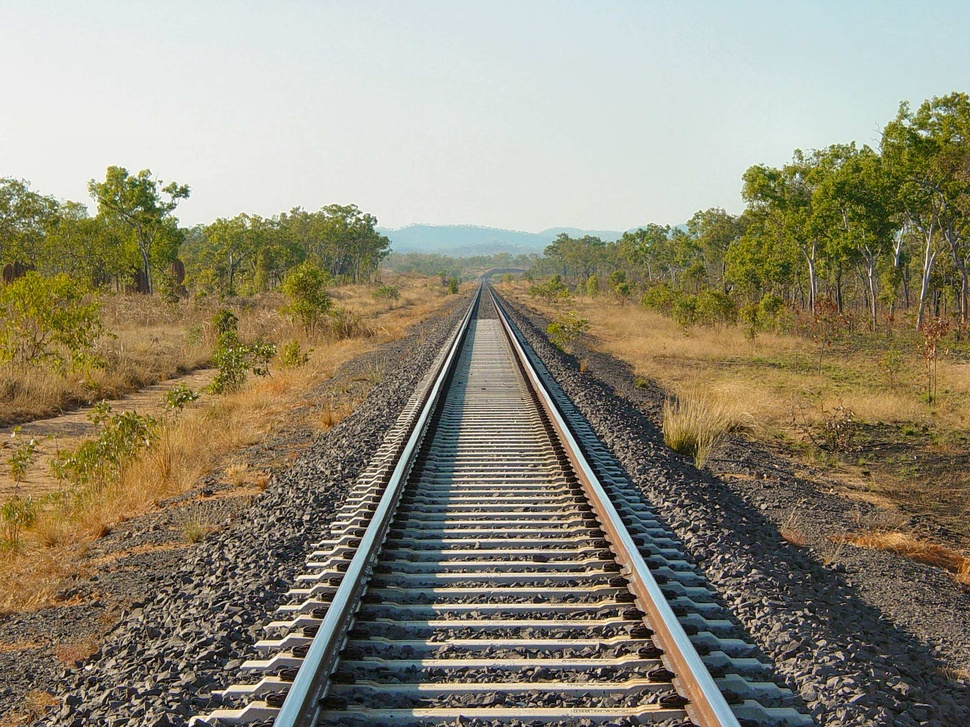
#> input picture BEV/dataset/sample.jpg, 970 x 727 px, shrunk from 2272 x 1704 before the run; its folder holds only this picture in this run
$ python -i birdseyeview.py   (imports and definitions only)
#> lines starting #> are read from the running program, lines starting #| are printed output that depends on the picture
### BEV/point.py
import cv2
import numpy as np

points = []
temp_img = None

# [9 lines left out: function select_points, not called in this run]


def get_perspective_points(image):
    global points, temp_img
    temp_img = image.copy()

    cv2.imshow("Select 4 points for perspective transform", temp_img)
    cv2.setMouseCallback("Select 4 points for perspective transform", select_points)

    print("Click 4 points on the image in this order:")
    print("1. Top-left of the region")
    print("2. Top-right of the region")
    print("3. Bottom-right of the region")
    print("4. Bottom-left of the region")
    print("Press any key when done...")

    cv2.waitKey(0)
    cv2.destroyAllWindows()

    if len(points) == 4:
        return np.float32(points)
    else:
        print(f"Warning: Only {len(points)} points selected, need 4")
        return None

### BEV/birdseyeview.py
import numpy as np
import cv2
from point import get_perspective_points

def birdseye_view(image, use_perspective=True):
    if len(image.shape) == 3:
        gray_image = cv2.cvtColor(image, cv2.COLOR_BGR2GRAY)
        display_image = image.copy()
    else:
        gray_image = image
        display_image = cv2.cvtColor(image, cv2.COLOR_GRAY2BGR)

    if use_perspective:
        src_points = get_perspective_points(display_image)

        if src_points is not None:
            height, width = gray_image.shape
            dst_points = np.float32([
                [0, 0],  # Top-left
                [width - 1, 0],  # Top-right
                [width - 1, height - 1],  # Bottom-right
                [0, height - 1]  # Bottom-left
            ])

            matrix = cv2.getPerspectiveTransform(src_points, dst_points)
            birdseye_image = cv2.warpPerspective(gray_image, matrix, (width, height))

            return birdseye_image
        else:
            print("Perspective points not selected. ")

    return gray_image

>>> import cv2
>>> picture = cv2.imread('dataset/sample.jpg')
#> picture is the input picture: shape (727, 970, 3); mean B, G, R 117.6, 138.2, 144.3
>>> result = birdseye_view(picture)
#> in birdseye_view, `gray_image = cv2.cvtColor(image, cv2.COLOR_BGR2GRAY)`:
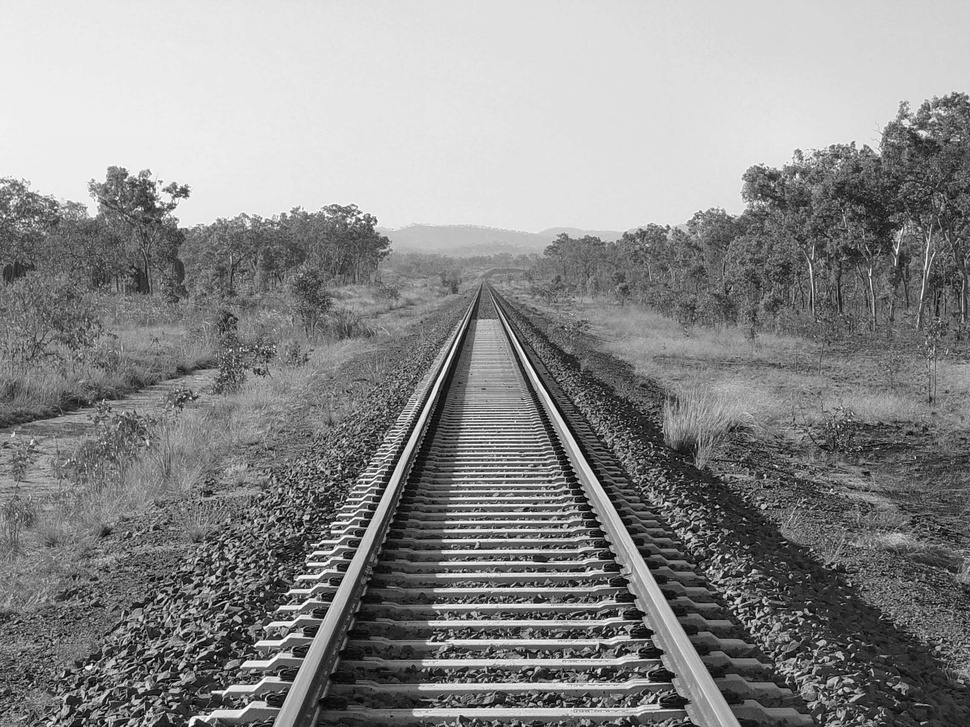
#> gray_image: shape (727, 970); min 0, max 255, mean 137.7
